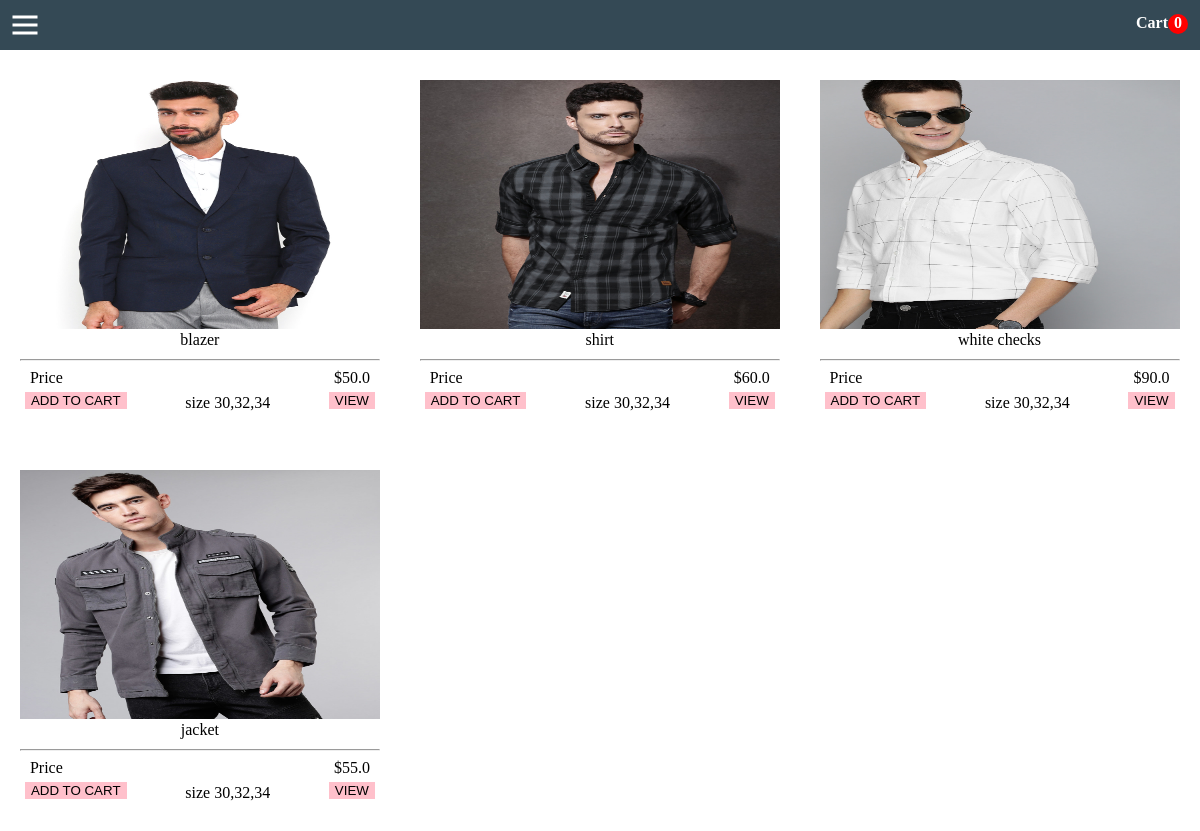
Screenshot of /apparels/ with the database file from the repository.
### home/models.py (models this page shows, shortened)
class Products(models.Model):
    name=models.CharField(max_length=200)
    price=models.FloatField()
    image=models.ImageField(upload_to='images')
    @property
    def imageURL(self):
        try:
            urlname=self.image.url
        except:
            urlname=''
        return urlname

### home/views.py (the view)
# urls.py: path('apparels/',include('home.urls'),name="apparels"),
def apparels(request):
    products=Products.objects.all()
    if(request.user.is_authenticated):
        customer_obj=request.user.customer
        order,created=Order.objects.get_or_create(customer=customer_obj,opencart=True)
        items=order.orderitem_set.all()
        context={'items':items,'order':order,'product':products}
    else:
        items=[]
        order={'cart_items':0,'cart_total':0}
        context={'items':items,'order':order,'product':products}
    return render(request,'apparels.html',context)

### templates/apparels.html
{% extends 'base.html' %}
{%load static%}
{% block content %}
	{% for product in product%}
	<div class="container">
		<div class="image">
	<img src="{{product.imageURL}} " width='100%' height='100%'>
	</div>
	<p id="name">{{product.name}}</p>
	<hr>
	<div class="price">
	<span id="price_label">Price</span><span id="price">${{product.price}}</span>
</div>
    <div class="lower">
    	<button id="addcart" data-product={{product.id}} data-action="add" class="update-cart">ADD TO CART</button>
    	<button id="buynow" >VIEW</button>
    	<p>size <span>30</span><span>,32</span><span>,34</span></p>
    </div>
</div>
{%endfor%}
{% endblock %}

### static/css/commerce.css (style rules this page uses)
body { margin:0px; padding:0px; }
img { width:100%; height:100%; }

### templates/base.html (style rules this page uses)
.container { margin:1.66%; float:left; width: 30%; height:350px; }
.image { width:100%; height:249px; }
button { display: inline-block; border:none; background-color: pink; }
p { padding:2px; margin:0; }
.lower { padding-left: 5px; padding-right: 5px; padding-top: 5px; opacity:9999; background-color: white; }
.lower p { text-align: center; }
.price { padding-left:10px; padding-right:10px; }
#price { float:right; }
#name { text-align: center; }
#addcart { float: left; }
#buynow { float:right; }

### rows the page displays
Products: imageURL (picture), name "blazer", price "50.0"
Products: imageURL (picture), name "shirt", price "60.0"
Products: imageURL (picture), name "white checks", price "90.0"
Products: imageURL (picture), name "jacket", price "55.0"

### other values shown
{{ order.cart_items }} "0"
